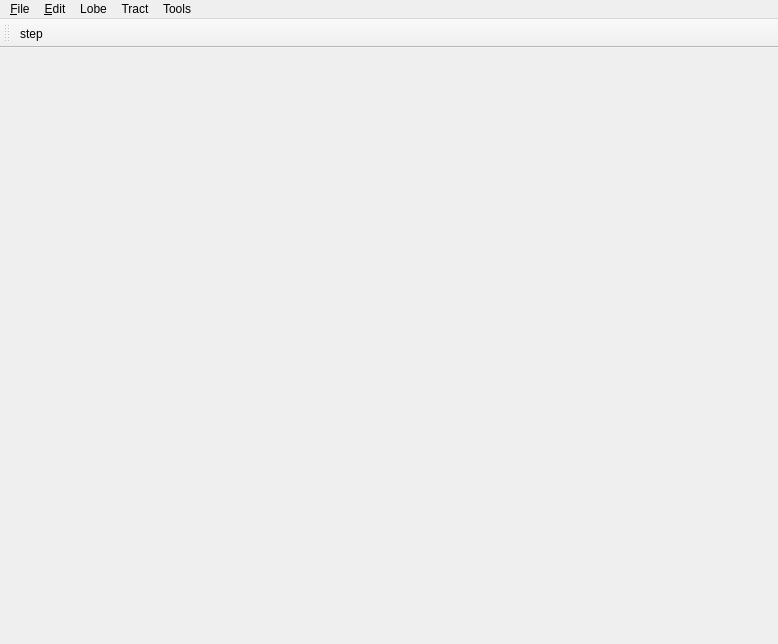
<?xml version="1.0" encoding="UTF-8"?>
<ui version="4.0">
 <class>MainWindow</class>
 <widget class="QMainWindow" name="MainWindow">
  <property name="geometry">
   <rect>
    <x>0</x>
    <y>0</y>
    <width>778</width>
    <height>644</height>
   </rect>
  </property>
  <property name="windowTitle">
   <string>BrainInVatKit</string>
  </property>
  <widget class="QWidget" name="centralWidget">
   <layout class="QGridLayout" name="gridLayout">
    <item row="0" column="0">
     <widget class="BrainView" name="brainView" native="true"/>
    </item>
   </layout>
  </widget>
  <widget class="QMenuBar" name="menuBar">
   <property name="geometry">
    <rect>
     <x>0</x>
     <y>0</y>
     <width>778</width>
     <height>19</height>
    </rect>
   </property>
   <widget class="QMenu" name="menuFile">
    <property name="title">
     <string>&amp;File</string>
    </property>
    <addaction name="actionNew"/>
    <addaction name="actionOpen"/>
    <addaction name="actionSave"/>
    <addaction name="actionSaveAs"/>
    <addaction name="separator"/>
    <addaction name="actionClose"/>
    <addaction name="actionExit"/>
   </widget>
   <widget class="QMenu" name="menu_Edit">
    <property name="title">
     <string>&amp;Edit</string>
    </property>
    <addaction name="actionUndo"/>
    <addaction name="actionRedo"/>
    <addaction name="separator"/>
    <addaction name="actionCut"/>
    <addaction name="actionCopy"/>
    <addaction name="actionPaste"/>
    <addaction name="actionDelete"/>
    <addaction name="separator"/>
    <addaction name="actionSelect"/>
    <addaction name="actionSelectAll"/>
    <addaction name="separator"/>
    <addaction name="actionGrab"/>
    <addaction name="actionScale"/>
   </widget>
   <widget class="QMenu" name="menuLobe">
    <property name="title">
     <string>Lobe</string>
    </property>
   </widget>
   <widget class="QMenu" name="menuTract">
    <property name="title">
     <string>Tract</string>
    </property>
   </widget>
   <widget class="QMenu" name="menuTools">
    <property name="title">
     <string>Tools</string>
    </property>
   </widget>
   <addaction name="menuFile"/>
   <addaction name="menu_Edit"/>
   <addaction name="menuLobe"/>
   <addaction name="menuTract"/>
   <addaction name="menuTools"/>
  </widget>
  <widget class="QToolBar" name="mainToolBar">
   <attribute name="toolBarArea">
    <enum>TopToolBarArea</enum>
   </attribute>
   <attribute name="toolBarBreak">
    <bool>false</bool>
   </attribute>
   <addaction name="actionStep"/>
  </widget>
  <action name="actionNew">
   <property name="icon">
    <iconset theme="document-new">
     <normaloff/>
    </iconset>
   </property>
   <property name="text">
    <string>&amp;New</string>
   </property>
   <property name="shortcut">
    <string>Ctrl+N</string>
   </property>
  </action>
  <action name="actionOpen">
   <property name="icon">
    <iconset theme="document-open">
     <normaloff/>
    </iconset>
   </property>
   <property name="text">
    <string>&amp;Open</string>
   </property>
   <property name="shortcut">
    <string>Ctrl+O</string>
   </property>
  </action>
  <action name="actionSave">
   <property name="icon">
    <iconset theme="document-save">
     <normaloff/>
    </iconset>
   </property>
   <property name="text">
    <string>&amp;Save</string>
   </property>
   <property name="shortcut">
    <string>Ctrl+S</string>
   </property>
  </action>
  <action name="actionSaveAs">
   <property name="icon">
    <iconset theme="document-save-as">
     <normaloff/>
    </iconset>
   </property>
   <property name="text">
    <string>Save as</string>
   </property>
   <property name="shortcut">
    <string>Ctrl+Shift+S</string>
   </property>
  </action>
  <action name="actionClose">
   <property name="icon">
    <iconset theme="document-close">
     <normaloff/>
    </iconset>
   </property>
   <property name="text">
    <string>Close</string>
   </property>
  </action>
  <action name="actionExit">
   <property name="icon">
    <iconset theme="application-exit">
     <normaloff/>
    </iconset>
   </property>
   <property name="text">
    <string>E&amp;xit</string>
   </property>
  </action>
  <action name="actionUndo">
   <property name="icon">
    <iconset theme="edit-undo">
     <normaloff/>
    </iconset>
   </property>
   <property name="text">
    <string>Undo</string>
   </property>
   <property name="shortcut">
    <string>Ctrl+Z</string>
   </property>
  </action>
  <action name="actionRedo">
   <property name="icon">
    <iconset theme="edit-redo">
     <normaloff/>
    </iconset>
   </property>
   <property name="text">
    <string>Redo</string>
   </property>
   <property name="shortcut">
    <string>Ctrl+Shift+Z</string>
   </property>
  </action>
  <action name="actionCut">
   <property name="icon">
    <iconset theme="edit-cut">
     <normaloff/>
    </iconset>
   </property>
   <property name="text">
    <string>Cut</string>
   </property>
   <property name="shortcut">
    <string>Ctrl+X</string>
   </property>
  </action>
  <action name="actionCopy">
   <property name="icon">
    <iconset theme="edit-copy">
     <normaloff/>
    </iconset>
   </property>
   <property name="text">
    <string>Copy</string>
   </property>
   <property name="shortcut">
    <string>Ctrl+C</string>
   </property>
  </action>
  <action name="actionPaste">
   <property name="icon">
    <iconset theme="edit-paste">
     <normaloff/>
    </iconset>
   </property>
   <property name="text">
    <string>Paste</string>
   </property>
   <property name="shortcut">
    <string>Ctrl+V</string>
   </property>
  </action>
  <action name="actionDelete">
   <property name="icon">
    <iconset theme="edit-delete">
     <normaloff/>
    </iconset>
   </property>
   <property name="text">
    <string>Delete</string>
   </property>
   <property name="shortcut">
    <string>Del</string>
   </property>
  </action>
  <action name="actionSelectAll">
   <property name="icon">
    <iconset theme="edit-select-all">
     <normaloff/>
    </iconset>
   </property>
   <property name="text">
    <string>Select All</string>
   </property>
   <property name="shortcut">
    <string>Ctrl+A</string>
   </property>
  </action>
  <action name="actionSelect">
   <property name="icon">
    <iconset theme="edit-select">
     <normaloff/>
    </iconset>
   </property>
   <property name="text">
    <string>Select</string>
   </property>
   <property name="shortcut">
    <string>B</string>
   </property>
  </action>
  <action name="actionGrab">
   <property name="text">
    <string>Grab</string>
   </property>
   <property name="shortcut">
    <string>G</string>
   </property>
  </action>
  <action name="actionScale">
   <property name="text">
    <string>Scale</string>
   </property>
   <property name="shortcut">
    <string>S</string>
   </property>
  </action>
  <action name="actionStep">
   <property name="text">
    <string>step</string>
   </property>
   <property name="shortcut">
    <string>N</string>
   </property>
  </action>
 </widget>
 <layoutdefault spacing="6" margin="11"/>
 <customwidgets>
  <customwidget>
   <class>BrainView</class>
   <extends>QWidget</extends>
   <header>brainview.h</header>
   <container>1</container>
  </customwidget>
 </customwidgets>
 <resources/>
 <connections>
  <connection>
   <sender>actionExit</sender>
   <signal>triggered()</signal>
   <receiver>MainWindow</receiver>
   <slot>close()</slot>
   <hints>
    <hint type="sourcelabel">
     <x>-1</x>
     <y>-1</y>
    </hint>
    <hint type="destinationlabel">
     <x>199</x>
     <y>149</y>
    </hint>
   </hints>
  </connection>
 </connections>
</ui>
